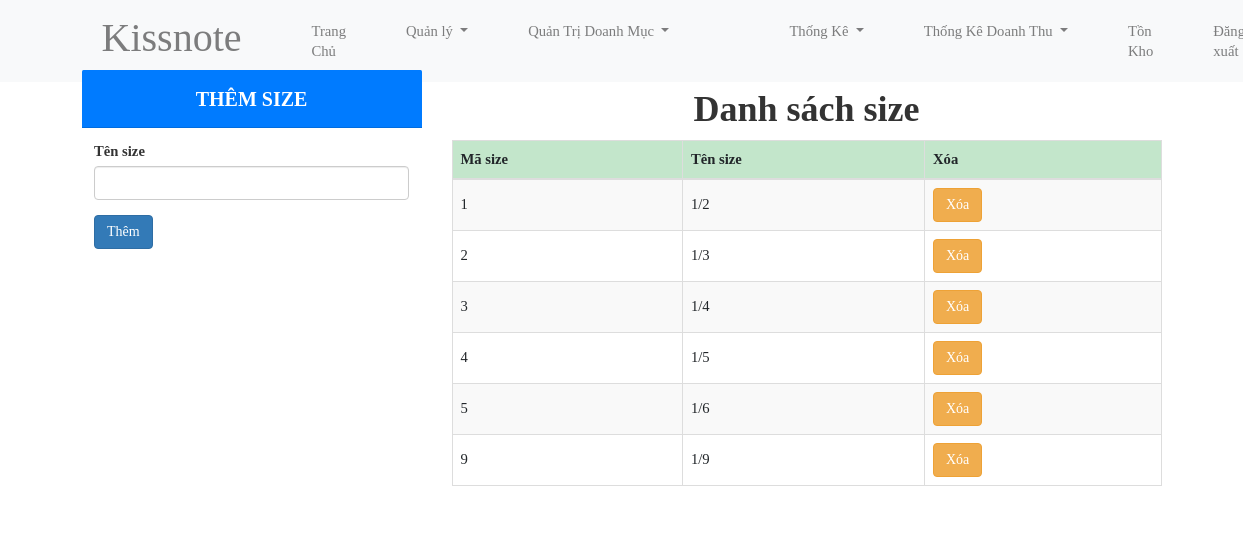
Screenshot of /Admin2/index.php?action=size (signed in) with the database file from the repository.
### tables this page shows
CREATE TABLE `sizegiay` (
  `Idsize` int NOT NULL,
  `size` varchar(10) NOT NULL,
  `trangthai` int NOT NULL
);

### Admin2/Model/connect.php (called while the page is built, shortened)
<?php
class connect
{
	var $db=null;
	public function __construct()
	{
		$dsn='mysql:host=localhost;dbname=shopgiay';
		$user='root';
		$pass='';
		$this->db=new PDO($dsn,$user,$pass,array(PDO::MYSQL_ATTR_INIT_COMMAND=>"SET NAMES utf8"));
	}
	public function getList($select)
	{
		$results=$this->db->query($select);
		return($results);
	}
}
?>

### Admin2/Model/size.php (called while the page is built, shortened)
<?php
    class size{
        function getSize() {
            $db = new connect();
            $select = "select * from sizegiay where trangthai=0";
            $result = $db->getList($select);
            return $result;
        }
    }
?>

### Admin2/View/size.php (the view)
<div class="col-md-12" style="margin-top:30px;">
  <div class="col-md-4">
        <div class="card-header bg-primary text-center">
           <h4>THÊM SIZE</h4>
        </div>
        <div class="card-body">
        <form action="index.php?action=size&act=size_action" method="post" enctype="multipart/form-data">
              <div class="form-group">
                <label for="">Tên size</label>
                <input type="text" name="size" class="form-control">
              </div>
              <div class="form-group">
                  <button type="submit" class="btn btn-primary">Thêm</button>
              </div>
          </form>
        </div>
  </div>
  <div class="col-md-8" style="width:100%">
    <h1 class="text-center"><b>Danh sách size</b></h1>
    <table class="table table-bordered table-striped table-hover">
      <thead class="table-success">
        <tr>
          <th>Mã size</th>
          <th>Tên size</th>
          <th>Xóa</th>
        </tr>
      </thead>
      <tbody>
        <?php
          $size = new size();
          $result = $size->getSize();
          while ($set=$result->fetch()) :
        ?>
        <tr>
          <td style="vertical-align: middle;"><?php echo $set['Idsize']?></td>
          <td style="vertical-align: middle;"><?php echo $set['size']?></td>
          <td style="vertical-align: middle;"><a href="index.php?action=size&act=delsize&id=<?php echo $set['Idsize'] ?>" type="button" class="btn btn-warning">Xóa</a></td>
        </tr>
        <?php endwhile; ?>
      </tbody>
    </table>
  </div>
</div>

### DuAnCuoiKy/Content/CSS/Tour.css (style rules this page uses)
body { font-family: 'Times New Roman', Times, serif; font-size: 11pt; margin: auto; }
a:link { text-decoration: none; }
h4 { font-size: 20px; font-weight: bold; }
.form-control { margin-bottom: 10px; }

### rows the page displays
sizegiay: Idsize "1", size "1/2"
sizegiay: Idsize "2", size "1/3"
sizegiay: Idsize "3", size "1/4"
sizegiay: Idsize "4", size "1/5"
sizegiay: Idsize "5", size "1/6"
sizegiay: Idsize "9", size "1/9"
